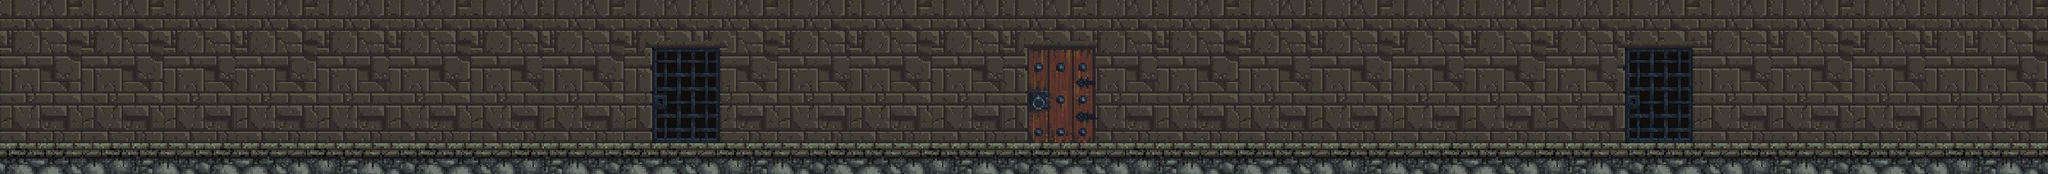

This game map was drawn from its Tiled (.tmx) file and the tilesets committed beside it. A one-line description and the trimmed map source follow:
An orthogonal 200x17 tile map with 16x16 px tiles, 3 tile layers (ground, background, door) and 5 objects.

<map version="1.2" tiledversion="1.3.0" orientation="orthogonal" renderorder="right-down" compressionlevel="0" width="200" height="17" tilewidth="16" tileheight="16" infinite="0" nextlayerid="11" nextobjectid="8">
 <tileset firstgid="1" source="../../World/Dungeon-Door.tsx" />
 <layer id="1" name="ground" width="200" height="17">
  <data>[3400 cells, 600 non-empty, 120 distinct tile ids]</data>
 </layer>
 <layer id="2" name="background" width="200" height="17">
  <data>[3400 cells, 2800 non-empty, 112 distinct tile ids]</data>
 </layer>
 <layer id="3" name="door" width="200" height="17">
  <data>[3400 cells, 230 non-empty, 150 distinct tile ids]</data>
 </layer>
 <objectgroup id="5" name="door-level-object" />
 <objectgroup id="8" name="door-hide-object">
  <object id="5" x="1599" y="67" width="113" height="157" />
 </objectgroup>
 <objectgroup id="6" name="door-area-object">
  <object id="3" x="2530" y="65" width="126" height="157" />
  <object id="4" x="1008" y="63" width="127" height="162" />
 </objectgroup>
 <objectgroup id="9" name="chest-object">
  <object id="2" x="2858" y="172.667" width="66.3333" height="57" />
 </objectgroup>
 <objectgroup id="10" name="ground-object">
  <object id="1" x="2" y="224.25" width="3197.67" height="48.25" />
 </objectgroup>
</map>
